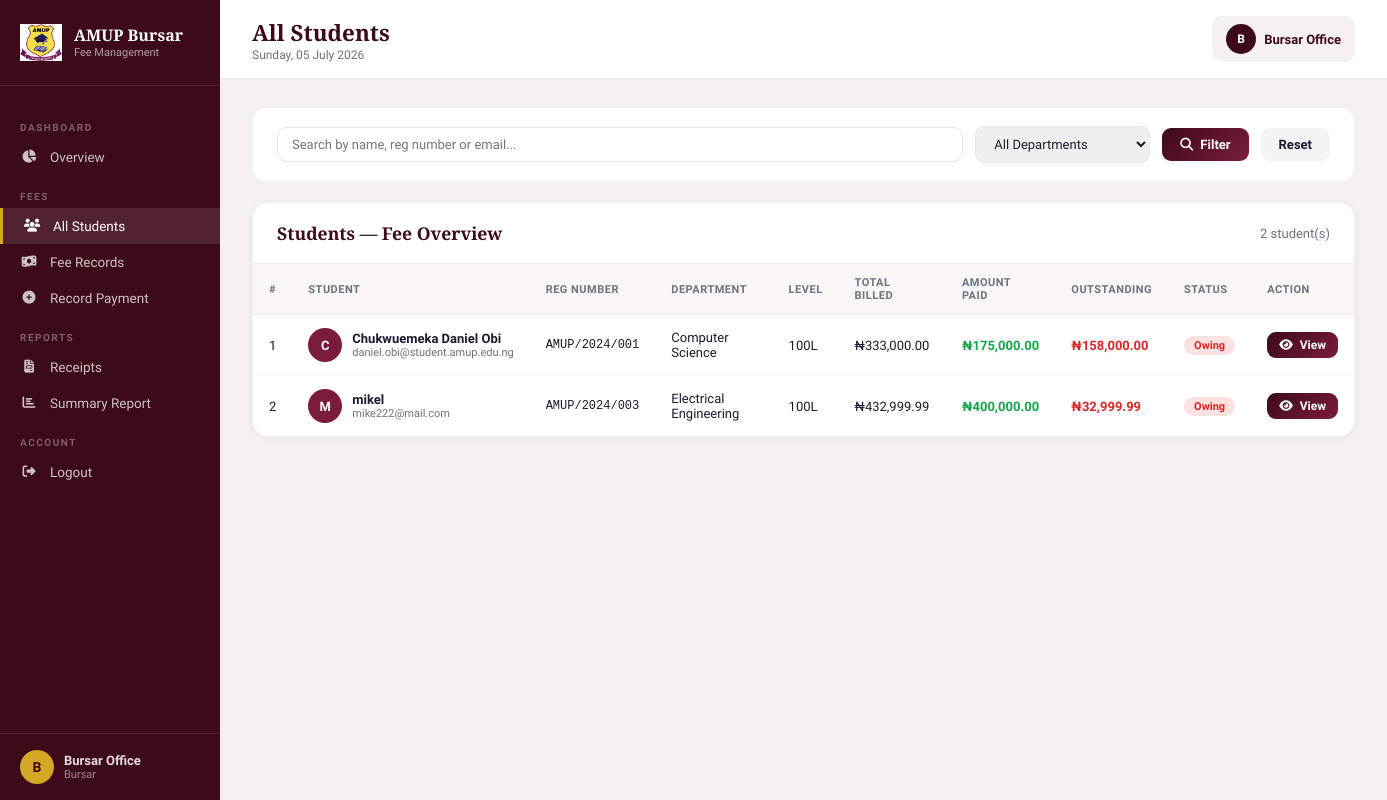
The app's page /bursar/students.php (signed in) with its own data.
### tables this page shows
CREATE TABLE `students` (
  `id` int(11) NOT NULL,
  `reg_number` varchar(30) NOT NULL,
  `full_name` varchar(120) NOT NULL,
  `email` varchar(120) NOT NULL,
  `phone` varchar(20) DEFAULT NULL,
  `department` varchar(100) DEFAULT NULL,
  `level` varchar(10) DEFAULT '100L',
  `session` varchar(20) DEFAULT '2024/2025',
  `gender` enum('Male','Female','Other') DEFAULT 'Male',
  `dob` date DEFAULT NULL,
  `address` text DEFAULT NULL,
  `password` varchar(255) NOT NULL,
  `status` enum('active','suspended','graduated') DEFAULT 'active',
  `exam_eligible` tinyint(1) DEFAULT 1,
  `suspension_reason` text DEFAULT NULL,
  `suspension_date` date DEFAULT NULL,
  `resumption_date` date DEFAULT NULL,
  `created_at` datetime DEFAULT current_timestamp(),
  `photo` varchar(255) DEFAULT NULL,
  `graduation_session` varchar(20) DEFAULT NULL,
  `graduation_year` int(11) DEFAULT NULL,
  `graduated_at` datetime DEFAULT NULL
);

### includes/config.php (called while the page is built, shortened)
<?php
function sanitize($conn, $data) {
    return $conn->real_escape_string(htmlspecialchars(trim($data)));
}

### bursar/students.php (the view, shortened to what this page needs)
<?php
require_once '../includes/config.php';
$bursar_name = $_SESSION['bursar_name'];
$search = sanitize($conn, $_GET['search'] ?? '');
$where = "WHERE 1=1";
$students = $conn->query("
    SELECT s.*,
        COALESCE(SUM(f.amount),0)      AS total_billed,
        COALESCE(SUM(f.amount_paid),0) AS total_paid,
        COALESCE(SUM(f.amount - f.amount_paid),0) AS total_outstanding
    FROM students s
    LEFT JOIN fees f ON f.student_id = s.id
    $where
    GROUP BY s.id
    ORDER BY s.full_name
");
?>
<!DOCTYPE html>
<html lang="en">
<head>
<link href="https://cdnjs.cloudflare.com/ajax/libs/font-awesome/6.5.0/css/all.min.css" rel="stylesheet">
</head>
<body>
<aside class="sidebar">
  <div class="sidebar-logo">
    <img src="../assets/img/logo.png" alt="AMUP">
    <div class="sidebar-logo-text">
      <h3>AMUP Bursar</h3>
      <p>Fee Management</p>
    </div>
  </div>
  <nav>
    <div class="nav-section">Dashboard</div>
    <a href="dashboard.php" class="nav-link"><i class="fas fa-chart-pie"></i> Overview</a>
    <div class="nav-section">Fees</div>
    <a href="students.php" class="nav-link active"><i class="fas fa-users"></i> All Students</a>
    <a href="payments.php" class="nav-link"><i class="fas fa-money-bill-wave"></i> Fee Records</a>
    <a href="record_payment.php" class="nav-link"><i class="fas fa-plus-circle"></i> Record Payment</a>
    <div class="nav-section">Reports</div>
    <a href="receipts.php" class="nav-link"><i class="fas fa-file-invoice"></i> Receipts</a>
    <a href="summary.php" class="nav-link"><i class="fas fa-chart-bar"></i> Summary Report</a>
    <div class="nav-section">Account</div>
    <a href="logout.php" class="nav-link"><i class="fas fa-sign-out-alt"></i> Logout</a>
  </nav>
  <div class="sidebar-footer">
    <div class="sidebar-user">
      <div class="sidebar-avatar"><?= strtoupper(substr($bursar_name,0,1)) ?></div>
      <div>
        <div style="font-weight:600;font-size:13px;"><?= htmlspecialchars($bursar_name) ?></div>
        <div style="font-size:11px;opacity:.6;">Bursar</div>
      </div>
    </div>
  </div>
</aside>
<div class="main">
  <div class="topbar">
    <div class="topbar-title">
      <h2>All Students</h2>
      <p><?= date('l, d F Y') ?></p>
    </div>
    <div class="badge-user">
      <div class="av"><?= strtoupper(substr($bursar_name,0,1)) ?></div>
      <?= htmlspecialchars($bursar_name) ?>
    </div>
  </div>
  <div class="content">
    <form method="GET" class="filter-bar">
      <input type="text" name="search" placeholder="Search by name, reg number or email..." value="<?= htmlspecialchars($search) ?>">
      <select name="department">
        <option value="">All Departments</option>
      </select>
      <button type="submit" class="btn btn-primary"><i class="fas fa-search"></i> Filter</button>
      <a href="students.php" class="btn btn-secondary">Reset</a>
    </form>
    <div class="table-wrap">
      <div class="table-header">
        <h3>Students — Fee Overview</h3>
        <span style="font-size:13px;color:var(--muted);"><?= $students->num_rows ?> student(s)</span>
      </div>
      <table>
        <thead>
          <tr>
            <th>#</th>
            <th>Student</th>
            <th>Reg Number</th>
            <th>Department</th>
            <th>Level</th>
            <th>Total Billed</th>
            <th>Amount Paid</th>
            <th>Outstanding</th>
            <th>Status</th>
            <th>Action</th>
          </tr>
        </thead>
        <tbody>
        <?php
        $i = 1;
        if ($students->num_rows === 0):
        ?>
          <tr><td colspan="10" style="text-align:center;color:var(--muted);padding:40px;">No students found.</td></tr>
        <?php else: while($s = $students->fetch_assoc()): ?>
          <tr>
            <td><?= $i++ ?></td>
            <td>
              <div class="student-cell">
                <div class="avatar"><?= strtoupper(substr($s['full_name'],0,1)) ?></div>
                <div>
                  <div style="font-weight:600;"><?= htmlspecialchars($s['full_name']) ?></div>
                  <div style="font-size:11px;color:var(--muted);"><?= $s['email'] ?></div>
                </div>
              </div>
            </td>
            <td style="font-family:monospace;font-size:12px;"><?= $s['reg_number'] ?></td>
            <td><?= htmlspecialchars($s['department']) ?></td>
            <td><?= $s['level'] ?></td>
            <td>₦<?= number_format($s['total_billed'],2) ?></td>
            <td style="color:#16a34a;font-weight:600;">₦<?= number_format($s['total_paid'],2) ?></td>
            <td style="color:#dc2626;font-weight:600;">₦<?= number_format($s['total_outstanding'],2) ?></td>
            <td>
              <?php if($s['total_outstanding'] <= 0 && $s['total_billed'] > 0): ?>
                <span class="badge badge-cleared">Cleared</span>
              <?php elseif($s['total_outstanding'] > 0): ?>
                <span class="badge badge-owing">Owing</span>
              <?php else: ?>
                <span class="badge" style="background:#f3f4f6;color:var(--muted);">No Fees</span>
              <?php endif; ?>
            </td>
            <td>
              <button class="btn btn-primary btn-sm" onclick="viewStudent(<?= htmlspecialchars(json_encode($s)) ?>)">
                <i class="fas fa-eye"></i> View
              </button>
            </td>
          </tr>
        <?php endwhile; endif; ?>
        </tbody>
      </table>
    </div>
  </div>
</div>
</body>
</html>

### bursar/students.php (style rules this page uses)
* { margin:0;padding:0;box-sizing:border-box; }
:root { --maroon:#3d0a1a;--maroon2:#7B1C3E;--gold:#D4A825; --bg:#f5f0f2;--white:#fff;--text:#1a1a2e;--muted:#6b7280; --sidebar:220px; }
body { font-family:'Source Sans 3',sans-serif;background:var(--bg);color:var(--text);display:flex;min-height:100vh; }
.sidebar { width:var(--sidebar);background:var(--maroon);position:fixed;top:0;left:0;height:100vh;display:flex;flex-direction:column;z-index:100; }
.sidebar-logo { padding:24px 20px;border-bottom:1px solid rgba(255,255,255,0.1);display:flex;align-items:center;gap:12px; }
.sidebar-logo img { width:42px; }
.sidebar-logo-text { color:#fff; }
.sidebar-logo-text h3 { font-family:'Playfair Display',serif;font-size:1rem;line-height:1.2; }
.sidebar-logo-text p { font-size:11px;opacity:.6; }
nav { flex:1;padding:20px 0;overflow-y:auto; }
.nav-section { font-size:10px;font-weight:700;color:rgba(255,255,255,0.35);letter-spacing:1.5px;padding:16px 20px 6px;text-transform:uppercase; }
.nav-link { display:flex;align-items:center;gap:12px;padding:10px 20px;color:rgba(255,255,255,0.75);font-size:13.5px;text-decoration:none;transition:.2s; }
.nav-link:hover,.nav-link.active { background:rgba(255,255,255,0.1);color:#fff; }
.nav-link.active { border-left:3px solid var(--gold); }
.nav-link i { width:18px;text-align:center;font-size:13px; }
.sidebar-footer { padding:16px 20px;border-top:1px solid rgba(255,255,255,0.1); }
.sidebar-user { display:flex;align-items:center;gap:10px;color:rgba(255,255,255,0.85);font-size:13px; }
.sidebar-avatar { width:34px;height:34px;border-radius:50%;background:var(--gold);display:flex;align-items:center;justify-content:center;font-weight:700;color:var(--maroon);font-size:14px;flex-shrink:0; }
.main { margin-left:var(--sidebar);flex:1;display:flex;flex-direction:column; }
.topbar { background:var(--white);padding:16px 32px;display:flex;align-items:center;justify-content:space-between;border-bottom:1px solid #ede8ea;position:sticky;top:0;z-index:50; }
.topbar-title h2 { font-family:'Playfair Display',serif;font-size:1.4rem;color:var(--maroon); }
.topbar-title p { font-size:12px;color:var(--muted); }
.badge-user { display:flex;align-items:center;gap:8px;background:var(--bg);padding:8px 14px;border-radius:10px;font-size:13px;font-weight:600;color:var(--maroon); }
.badge-user .av { width:30px;height:30px;border-radius:50%;background:var(--maroon);color:#fff;display:flex;align-items:center;justify-content:center;font-size:12px; }
.content { padding:28px 32px;flex:1; }
.filter-bar { background:var(--white);border-radius:14px;padding:18px 24px;display:flex;gap:12px;align-items:center;flex-wrap:wrap;margin-bottom:20px;border:1px solid rgba(61,10,26,0.06); }
.filter-bar input,.filter-bar select { padding:9px 14px;border:1.5px solid #e5e7eb;border-radius:9px;font-size:13px;font-family:inherit;outline:none;color:var(--text); }
.filter-bar input { flex:1;min-width:200px; }
.btn { padding:9px 18px;border:none;border-radius:9px;font-size:13px;font-weight:600;cursor:pointer;font-family:inherit;display:inline-flex;align-items:center;gap:7px;text-decoration:none; }
.btn-primary { background:linear-gradient(135deg,var(--maroon),var(--maroon2));color:#fff; }
.btn-secondary { background:#f3f4f6;color:var(--text); }
.btn-sm { padding:6px 12px;font-size:12px; }
.table-wrap { background:var(--white);border-radius:16px;border:1px solid rgba(61,10,26,0.06);overflow:hidden;box-shadow:0 2px 12px rgba(61,10,26,0.05); }
.table-header { padding:18px 24px;display:flex;align-items:center;justify-content:space-between;border-bottom:1px solid #f0eaec; }
.table-header h3 { font-family:'Playfair Display',serif;font-size:1.1rem;color:var(--maroon); }
table { width:100%;border-collapse:collapse; }
th { background:#faf6f7;font-size:11px;font-weight:700;text-transform:uppercase;letter-spacing:.5px;color:var(--muted);padding:12px 16px;text-align:left;border-bottom:1px solid #f0eaec; }
td { padding:13px 16px;font-size:13px;border-bottom:1px solid #faf6f7;vertical-align:middle; }
tr:last-child td { border-bottom:none; }
.badge { display:inline-block;padding:3px 10px;border-radius:20px;font-size:11px;font-weight:700; }
.badge-owing { background:#fee2e2;color:#dc2626; }
.avatar { width:34px;height:34px;border-radius:50%;background:var(--maroon2);color:#fff;display:flex;align-items:center;justify-content:center;font-weight:700;font-size:13px;flex-shrink:0; }
.student-cell { display:flex;align-items:center;gap:10px; }
a { text-decoration:none; }

### records on screen
students: full_name "C", full_name "Chukwuemeka Daniel Obi", email "daniel.obi@student.amup.edu.ng", reg_number "AMUP/2024/001", department "Computer Science", level "100L", total_billed "333,000.00", total_paid "175,000.00", total_outstanding "158,000.00"
students: full_name "M", full_name "mikel", email "mike222@mail.com", reg_number "AMUP/2024/003", department "Electrical Engineering", level "100L", total_billed "432,999.99", total_paid "400,000.00", total_outstanding "32,999.99"

### other values on screen
substr($bursar_name,0,1) "B"
$bursar_name "Bursar Office"
$students->num_rows "2"
